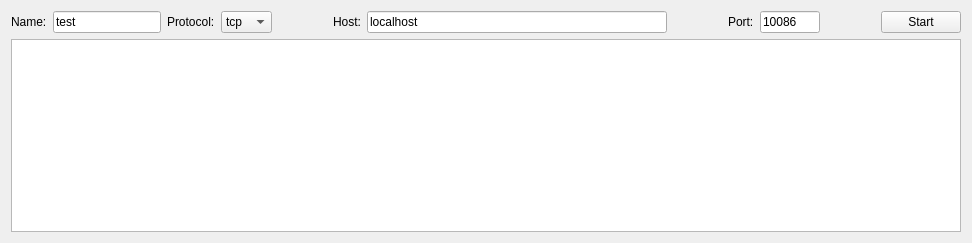
<?xml version="1.0" encoding="UTF-8"?>
<ui version="4.0">
 <class>ListenersForm</class>
 <widget class="QWidget" name="ListenersForm">
  <property name="geometry">
   <rect>
    <x>0</x>
    <y>0</y>
    <width>972</width>
    <height>243</height>
   </rect>
  </property>
  <property name="windowTitle">
   <string>Form</string>
  </property>
  <layout class="QGridLayout" name="gridLayout_2">
   <item row="0" column="0">
    <layout class="QGridLayout" name="gridLayout">
     <item row="0" column="0">
      <layout class="QHBoxLayout" name="horizontalLayout_4">
       <item>
        <widget class="QLabel" name="label_4">
         <property name="text">
          <string>Name:</string>
         </property>
        </widget>
       </item>
       <item>
        <widget class="QLineEdit" name="NamelineEdit">
         <property name="text">
          <string>test</string>
         </property>
        </widget>
       </item>
      </layout>
     </item>
     <item row="0" column="1">
      <layout class="QHBoxLayout" name="horizontalLayout_3">
       <item>
        <widget class="QLabel" name="label">
         <property name="text">
          <string>Protocol:</string>
         </property>
        </widget>
       </item>
       <item>
        <widget class="QComboBox" name="protocolcomboBox">
         <item>
          <property name="text">
           <string>tcp</string>
          </property>
         </item>
         <item>
          <property name="text">
           <string>udp</string>
          </property>
         </item>
        </widget>
       </item>
      </layout>
     </item>
     <item row="0" column="2">
      <spacer name="horizontalSpacer">
       <property name="orientation">
        <enum>Qt::Horizontal</enum>
       </property>
       <property name="sizeHint" stdset="0">
        <size>
         <width>40</width>
         <height>20</height>
        </size>
       </property>
      </spacer>
     </item>
     <item row="0" column="3">
      <layout class="QHBoxLayout" name="horizontalLayout_2">
       <item>
        <widget class="QLabel" name="label_2">
         <property name="text">
          <string>Host:</string>
         </property>
        </widget>
       </item>
       <item>
        <widget class="QLineEdit" name="hostlineEdit">
         <property name="minimumSize">
          <size>
           <width>300</width>
           <height>0</height>
          </size>
         </property>
         <property name="text">
          <string>localhost</string>
         </property>
        </widget>
       </item>
      </layout>
     </item>
     <item row="0" column="4">
      <spacer name="horizontalSpacer_2">
       <property name="orientation">
        <enum>Qt::Horizontal</enum>
       </property>
       <property name="sizeHint" stdset="0">
        <size>
         <width>40</width>
         <height>20</height>
        </size>
       </property>
      </spacer>
     </item>
     <item row="0" column="5">
      <layout class="QHBoxLayout" name="horizontalLayout">
       <item>
        <widget class="QLabel" name="label_3">
         <property name="text">
          <string>Port:</string>
         </property>
        </widget>
       </item>
       <item>
        <widget class="QLineEdit" name="portlineEdit">
         <property name="maximumSize">
          <size>
           <width>60</width>
           <height>16777215</height>
          </size>
         </property>
         <property name="text">
          <string>10086</string>
         </property>
        </widget>
       </item>
      </layout>
     </item>
     <item row="0" column="6">
      <spacer name="horizontalSpacer_3">
       <property name="orientation">
        <enum>Qt::Horizontal</enum>
       </property>
       <property name="sizeHint" stdset="0">
        <size>
         <width>40</width>
         <height>20</height>
        </size>
       </property>
      </spacer>
     </item>
     <item row="0" column="7">
      <widget class="QPushButton" name="startButton">
       <property name="text">
        <string>Start</string>
       </property>
      </widget>
     </item>
    </layout>
   </item>
   <item row="1" column="0">
    <widget class="QTreeView" name="ListenertreeView"/>
   </item>
  </layout>
 </widget>
 <resources/>
 <connections/>
</ui>
